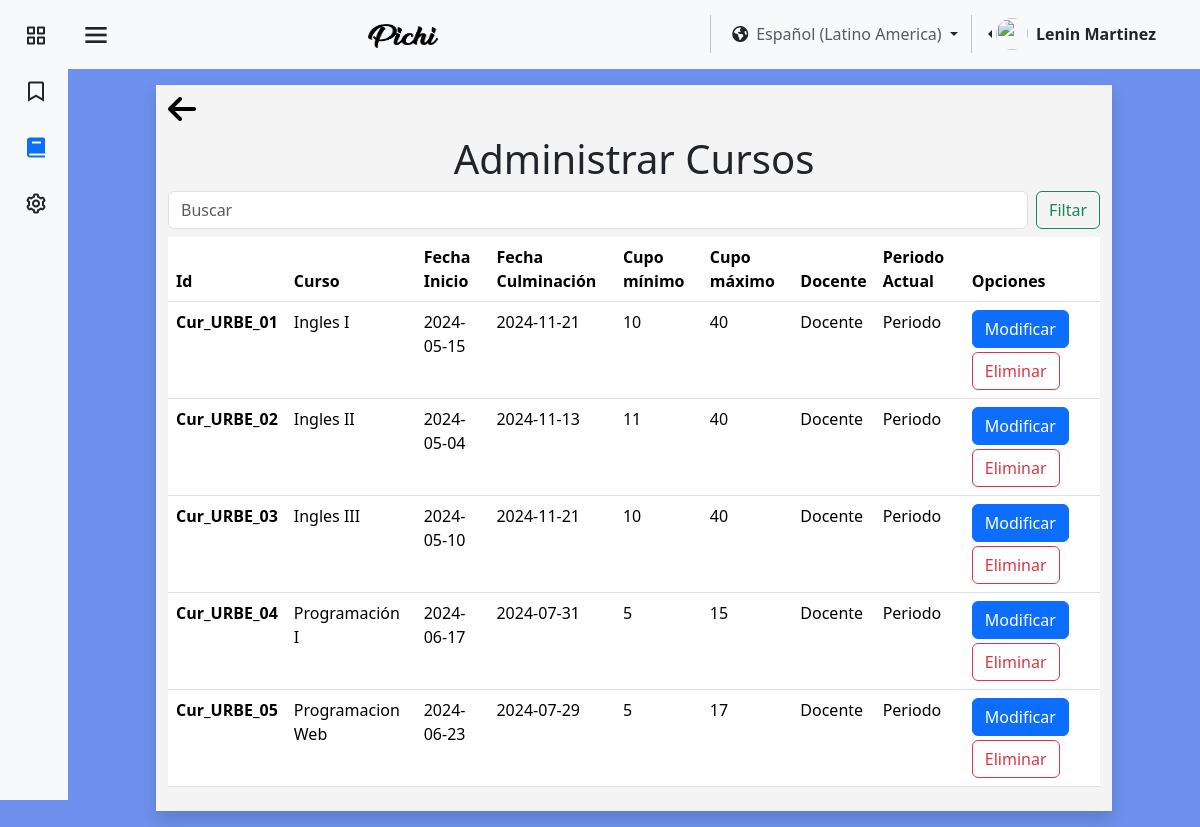
/pages/es/administrarCurso.php (signed in), run on an earlier commit of the app's database.
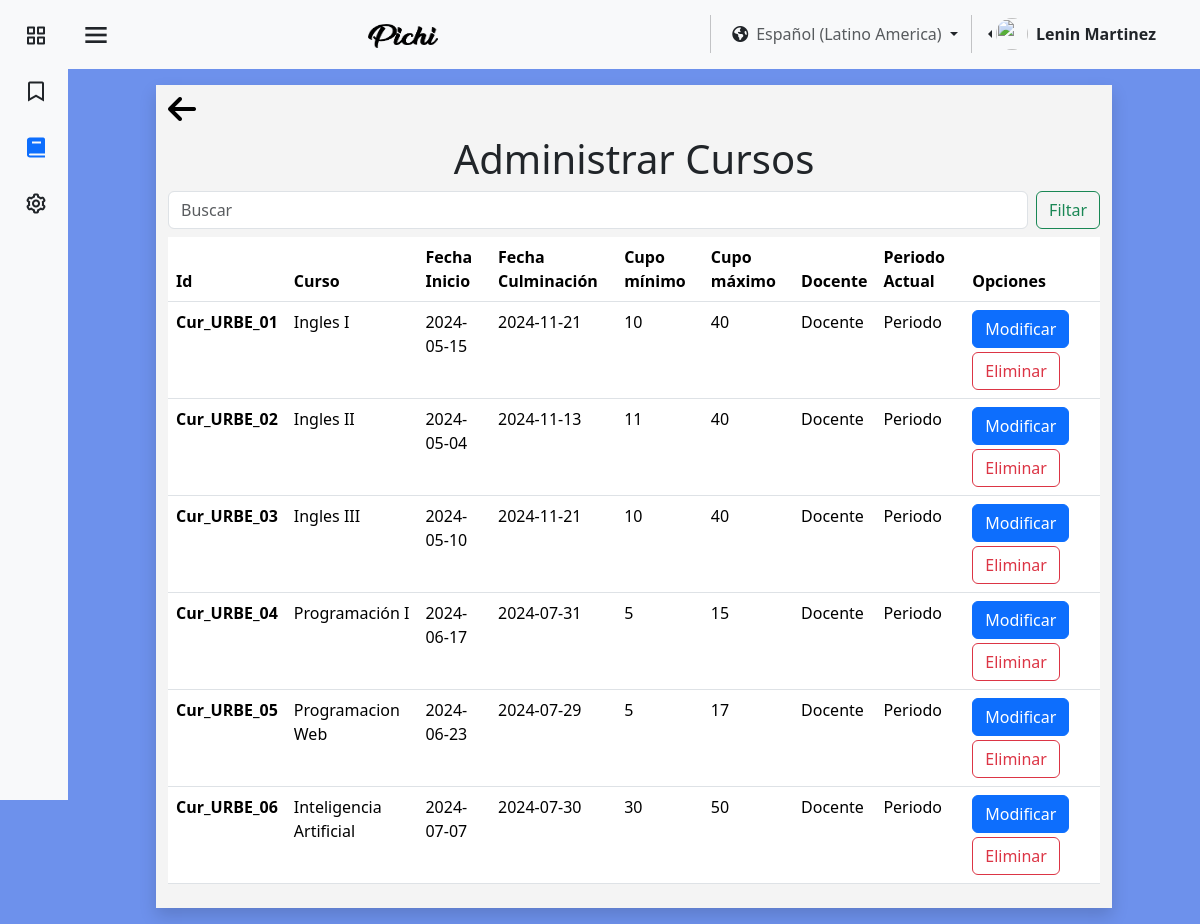
And on a later commit of the database.
### tables this page shows
CREATE TABLE `usuario` (
  `id_user` int(11) NOT NULL,
  `identificacion_user` varchar(11) NOT NULL,
  `nombre_user` varchar(25) NOT NULL,
  `apellido_user` varchar(25) NOT NULL,
  `correo_user` varchar(45) NOT NULL,
  `contrasena_user` varchar(16) NOT NULL,
  `direccion_user` varchar(80) NOT NULL,
  `numero_user` varchar(15) NOT NULL,
  `fecha_nacimiento_user` datetime NOT NULL,
  `Active_online` tinyint(1) NOT NULL,
  `sexo_user` varchar(15) NOT NULL,
  `Empresa_id_empresa` int(11) DEFAULT NULL,
  `rol` tinyint(1) NOT NULL,
  `img_perfil` varchar(255) NOT NULL
);

CREATE TABLE `cursos` (
  `id_cur` varchar(100) NOT NULL,
  `nombre_cur` varchar(45) NOT NULL,
  `fecha_inicio` date NOT NULL,
  `cupos_cur_min` int(11) NOT NULL,
  `cupos_cur_max` int(11) NOT NULL,
  `Empresa_id_empresa` int(11) NOT NULL,
  `fecha_fin` date NOT NULL,
  `visibilidad_curso` varchar(11) NOT NULL
);

### pages/es/administrarCurso.php (the view, shortened to what this page needs)
<?php
require "../../assests/php/LoginBD.php";
$cursos = [];
if (isset($_SESSION['id_user'])) {
    $usuarios1 = $_SESSION['id_user'];
    $conexion1 = mysqli_query($mysqli, "SELECT Empresa_id_empresa, rol, nombre_user, apellido_user FROM usuario WHERE id_user = '$usuarios1'");
    if (mysqli_num_rows($conexion1) > 0) {
        $datos = mysqli_fetch_assoc($conexion1);
        $rol = $datos['rol'];
        $empresaUsuario = $datos['Empresa_id_empresa'];
        $nombreUsuario = $datos['nombre_user'];
        $apellidoUsuario = $datos['apellido_user'];
        $conexion2 = mysqli_query($mysqli, "SELECT nombre_empresa FROM empresa WHERE id_empresa = '$empresaUsuario'");
        if (mysqli_num_rows($conexion2) > 0) {
            $conexion3 = mysqli_query($mysqli, "SELECT * FROM cursos WHERE Empresa_id_empresa = '$empresaUsuario'");
            if (mysqli_num_rows($conexion3) > 0) {
                while ($datos3 = mysqli_fetch_assoc($conexion3)) {
                    $cursos[] = $datos3;
                }
            }
        }
    }
}
?>
<!DOCTYPE html>
<html lang="en">
<head>
    <link href="https://cdn.jsdelivr.net/npm/bootstrap@5.3.3/dist/css/bootstrap.min.css" rel="stylesheet"
 />
    <link href="https://unpkg.com/boxicons@2.1.4/css/boxicons.min.css" rel="stylesheet" />
    <link rel="stylesheet" href="https://cdnjs.cloudflare.com/ajax/libs/font-awesome/6.5.1/css/all.min.css"
 />
    <link rel="stylesheet" href="../../assests/css/colorPallete.css" />
    <link rel="stylesheet" href="../../assests/css/viewUser.css" />
    <link rel="stylesheet" href="../../assests/css/style (2).css">
    <link rel="stylesheet" href="../../assests/css/crearCurso.css">
    <link rel="stylesheet" href="../../assests/css/sidebar.css" />
</head>
<body class="bg-pastel" id="body-pd">
    <header id="header">
        <nav class="navbar bg-body-tertiary">
            <div class="container-fluid">
                <div class="header_toggle">
                    <i class="bx bx-menu" id="header-toggle"></i>
                </div>
                <a class="navbar-brand" href="../../index.html">
                    <img src="../../assests/img/text-1710023184778.png" alt="Bootstrap" width="70" height="24" />
                </a>
                <div class="d-flex flex-wrap justify-content-end">
                    <div class="nav-item dropdown">
                        <button class="btn dropdown-toggle" data-bs-toggle="dropdown" aria-expanded="false" href="#">
                            <span class="fa-solid fa-earth-americas"></span><a class="ms-2 text-body-secondary"
                                href="#">Español (Latino America)</a>
                        </button>
                    </div>
                    <div class="btn-group dropstart me-4 pe-2">
                        <a href="#" class="d-flex align-items-center link-dark text-decoration-none dropdown-toggle"
                            id="dropdownUser2" data-bs-toggle="dropdown" aria-expanded="false">
                            <img src="https://github.com/PichiGod.png" alt="" width="32" height="32"
                                class="rounded-circle me-2" />
                            <strong><?php echo $nombreUsuario . " " . $apellidoUsuario; ?></strong>
                        </a>
                    </div>
                </div>
            </div>
        </nav>
    </header>
    <div class="l-navbar bg-body-tertiary" id="nav-bar">
        <nav class="nav">
            <div class="nav_list">
                <a href="Inicio.php" class="nav_link link-dark">
                    <i class="bx bx-grid-alt nav_icon"></i>
                </a>
                <a href="tutorial.php" class="nav_link link-dark">
                    <i class='bx bx-bookmark nav_icon'></i>
                </a>
                <a href="cursos.php" class="nav_link active">
                    <i class="bx bxs-book nav_icon"></i>
                </a>
                <?php if ($rol != 0) { ?>
                    <a href="MenuAdmin.php" class="nav_link link-dark">
                        <i class="bx bx-cog nav_icon"></i>
                    </a>
                <?php }
                ; ?>
            </div>
        </nav>
    </div>
    <section>
        <div class="container-fluid bg-blanco my-3 pb-2 shadow">
            <a href="MenuAdmin.php"><i class="fa-solid mt-2 fa-arrow-left" style="font-size:2rem;color:black;"></i></a>
            <h1 class="text-center pt-2">Administrar Cursos</h1>
            <form class="d-flex" role="search">
                <input class="form-control me-2" type="search" placeholder="Buscar" aria-label="Search">
                <button class="btn btn-outline-success" type="submit">Filtar</button>
            </form>
            <div class="table-responsive">
                <table class="table mt-2">
                    <thead>
                        <tr>
                            <th scope="col">Id</th>
                            <th scope="col">Curso</th>
                            <th scope="col">Fecha Inicio</th>
                            <th scope="col">Fecha Culminación</th>
                            <th scope="col">Cupo mínimo</th>
                            <th scope="col">Cupo máximo</th>
                            <th scope="col">Docente</th>
                            <th scope="col">Periodo Actual</th>
                            <th scope="col">Opciones</th>
                        </tr>
                    </thead>
                    <tbody>
                        <?php foreach ($cursos as $curso) { ?>
                            <tr>
                                <th scope="row"><?php echo $curso['id_cur']; ?></th>
                                <td><?php echo $curso['nombre_cur']; ?></td>
                                <td><?php echo $curso['fecha_inicio']; ?></td>
                                <td><?php echo $curso['fecha_fin']; ?></td>
                                <td><?php echo $curso['cupos_cur_min']; ?></td>
                                <td><?php echo $curso['cupos_cur_max']; ?></td>
                                <td>Docente</td>
                                <td>Periodo</td>
                                <td>
                                    <button onclick="location.href='modifCurso.php'" class="btn btn-primary me-1">
                                        Modificar
                                    </button>
                                    <button onclick="eliminarCurso();" class="btn mt-1 btn-outline-danger">
                                        Eliminar
                                    </button>
                                </td>
                            </tr>
                        <?php } ?>
                    </tbody>
                </table>
            </div>
        </div>
    </section>
</body>
</html>

### assests/css/colorPallete.css (style rules this page uses)
.bg-pastel { background-color: #527ce9d6; }
.bg-blanco { background-color: #F4F4F4; }

### assests/css/style (2).css (style rules this page uses)
@media (max-width:1200px) { body { padding-left: 0; } }

### assests/css/sidebar.css (style rules this page uses)
:root { --z-fixed: 100; --nav-width: 68px; --header-height: 3rem; }
body { transition: 0.5s; }
a { text-decoration: none; }
.header_toggle { justify-content: center; margin-top: 0.3rem; font-size: 2rem; cursor: pointer; }
.l-navbar { position: fixed; top: 0; left: -30%; width: var(--nav-width); height: 100vh; transition: 0.5s; z-index: var(--z-fixed); }
.nav { height: 100%; display: flex; flex-direction: column; justify-content: space-between; overflow: hidden; }
.nav_logo, .nav_link { display: grid; grid-template-columns: max-content max-content; align-items: center; column-gap: 1rem; padding: 0.5rem 0 0.5rem 1.5rem; }
.nav_link { position: relative; margin-bottom: 1rem; transition: 0.3s; }
.nav_icon { font-size: 1.5rem; }
section { margin-right: 2rem; margin-left: 2rem; }
.active::before { content: ""; position: absolute; left: 0; width: 2px; height: 32px; }
@media screen and (min-width: 768px) { body { margin: 0 0 0 0; padding-left: calc(var(--nav-width)); } }
@media screen and (min-width: 768px) { .l-navbar { left: 0; padding: 1rem 1rem 0 0; } }
@media (min-width: 576px) { section { margin-right: 5.5rem; margin-left: 5.5rem; } }

What changed in the data, as far as the page shows it:
added cursos: id_cur "Cur_URBE_06", nombre_cur "Inteligencia Artificial", fecha_inicio "2024-07-07", fecha_fin "2024-07-30", cupos_cur_min "30", cupos_cur_max "50"
